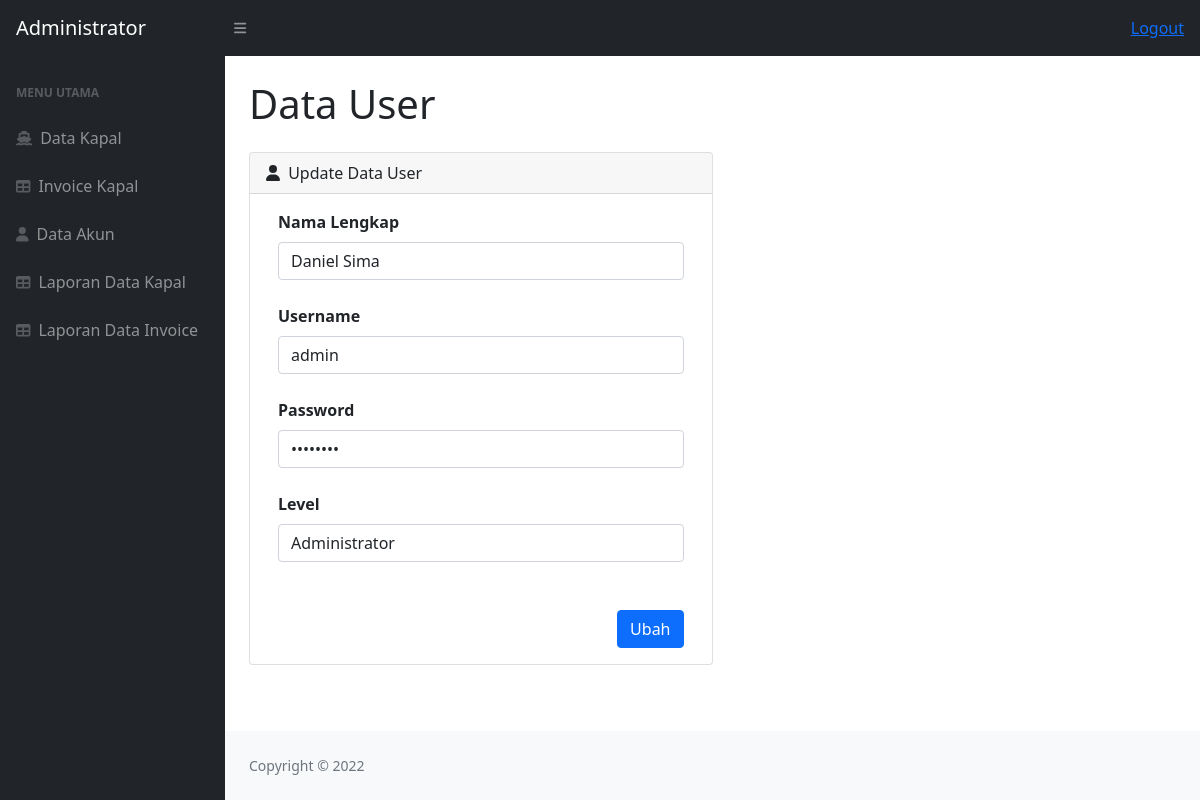
The app's page /form-edit-user.php?id_user=1 with its own data.
### tables this page shows
CREATE TABLE `users` (
  `id` int(11) NOT NULL AUTO_INCREMENT,
  `username` varchar(50) DEFAULT NULL,
  `nama_lengkap` varchar(255) DEFAULT NULL,
  `password` varchar(50) DEFAULT NULL,
  `level` varchar(50) DEFAULT NULL,
  PRIMARY KEY (`id`)
);

### form-edit-user.php (the view, shortened to what this page needs)
<?php
    include "header.php";
    include "koneksi.php";
    $id_user = $_GET['id_user'];
    $sql = mysqli_query($koneksi, "SELECT * FROM users WHERE id = '$id_user'");
    $data = mysqli_fetch_array($sql);
?>
<main>
    <div class="container-fluid px-4">
        <h1 class="mt-4 mb-4">Data User</h1>
        <div class="card mb-4 col-6">
            <div class="card-header">
                <i class="fas fa-user me-1"></i>
                Update Data User
            </div>
            <div class="card-body">
                <div class="container">
                    <form action="action-form-edit-user.php" method="POST">
                        <div class="row">
                            <div class="col-12">
                                <div class="mb-4">
                                    <label class="mb-2 fw-bold">Nama Lengkap</label>
                                    <input class="form-control" name="nama_lengkap" type="text" value="<?= $data['nama_lengkap'] ?>" />
                                </div>
                                <div class="mb-4">
                                    <label class="mb-2 fw-bold">Username</label>
                                    <input class="form-control" name="username" type="text" value="<?= $data['username'] ?>" />
                                </div>
                                <div class="mb-4">
                                    <label class="mb-2 fw-bold">Password</label>
                                    <input class="form-control" name="password" type="password" value="<?= $data['password'] ?>" />
                                </div>
                                <div class="mb-4">
                                    <label class="mb-2 fw-bold">Level</label>
                                    <select name="level" id="level" class="form-control">
                                        <option value="1" <?= $data['level'] == '1' ? 'selected' : '' ?>>Administrator</option>
                                    </select>
                                </div>
                            </div>
                        </div>
                        <div class="row">
                            <div class="col-12">
                                <div class="d-flex justify-content-end mt-4 mb-0">
                                    <button type="submit" name="update" class="btn btn-primary">Ubah</button>
                                </div>
                            </div>
                        </div>
                    </form>
                </div>
            </div>
        </div>
    </div>
</main>
<?php
    include "footer.php";
?>

### records on screen
users: nama_lengkap "Daniel Sima", username "admin", level "Administrator"
